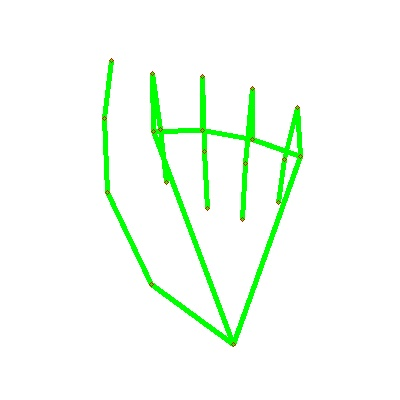
#> input picture Python/Handsign/0.jpg, 400 x 400 px, given in place of the camera
$ python ColorModule.py
#> lines starting #> are read from the running program, lines starting #| are printed output that depends on the picture; after the words box and inside, x2 and y2 are one past the last pixel; in counts of white or black regions, pixels touching at a corner belong together
"""
Color Module
Finds color in an image based on hsv values
Can run as stand alone to find relevant hsv values

"""

import cv2
import numpy as np

import cvzone


class ColorFinder:
    def __init__(self, trackBar=False):
        """
        :param trackBar: Whether to use OpenCV trackbars to dynamically adjust HSV values. Default is False.
        """
        self.trackBar = trackBar
        if self.trackBar:
            self.initTrackbars()

    def empty(self, a):
        """An empty function to pass as a parameter when creating trackbars."""
        pass

    def initTrackbars(self):
        """Initialize the OpenCV trackbars for dynamic HSV value adjustment."""
        cv2.namedWindow("TrackBars")
        cv2.resizeWindow("TrackBars", 640, 240)
        cv2.createTrackbar("Hue Min", "TrackBars", 0, 179, self.empty)
#> slider 'Hue Min' is set to 35
        cv2.createTrackbar("Hue Max", "TrackBars", 179, 179, self.empty)
        cv2.createTrackbar("Sat Min", "TrackBars", 0, 255, self.empty)
#> slider 'Sat Min' is set to 51
        cv2.createTrackbar("Sat Max", "TrackBars", 255, 255, self.empty)
        cv2.createTrackbar("Val Min", "TrackBars", 0, 255, self.empty)
#> slider 'Val Min' is set to 51
#> further down, img is the input picture: shape (400, 400, 3); mean B, G, R 243.3, 254, 243.5
        cv2.createTrackbar("Val Max", "TrackBars", 255, 255, self.empty)

    def getTrackbarValues(self):
        """
         Get the current HSV values set by the trackbars.

         :return: A dictionary containing the current HSV values from the trackbars.
         """
        hmin = cv2.getTrackbarPos("Hue Min", "TrackBars")
        smin = cv2.getTrackbarPos("Sat Min", "TrackBars")
        vmin = cv2.getTrackbarPos("Val Min", "TrackBars")
        hmax = cv2.getTrackbarPos("Hue Max", "TrackBars")
        smax = cv2.getTrackbarPos("Sat Max", "TrackBars")
        vmax = cv2.getTrackbarPos("Val Max", "TrackBars")

        hsvVals = {"hmin": hmin, "smin": smin, "vmin": vmin,
                   "hmax": hmax, "smax": smax, "vmax": vmax}
        print(hsvVals)
        return hsvVals

    def update(self, img, myColor=None):
        """
        Find a specified color in the given image.

        :param img: The image in which to find the color.
        :param myColor: The color to find, can be a string or None.

        :return: A tuple containing a mask image with only the specified color, and the original image masked to only show the specified color.
        """
        imgColor = []
        mask = []

        if self.trackBar:
            myColor = self.getTrackbarValues()

        if isinstance(myColor, str):
            myColor = self.getColorHSV(myColor)

        if myColor is not None:
            imgHSV = cv2.cvtColor(img, cv2.COLOR_BGR2HSV)
#> imgHSV: shape (400, 400, 3); mean H, S, V 12.3, 11.7, 254.1
            lower = np.array([myColor['hmin'], myColor['smin'], myColor['vmin']])
            upper = np.array([myColor['hmax'], myColor['smax'], myColor['vmax']])
            mask = cv2.inRange(imgHSV, lower, upper)
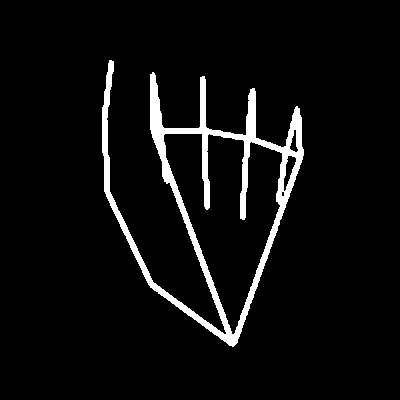
#> mask: shape (400, 400); 5.3% white; 1 white region, box (x1, y1, x2, y2) and area: (102, 60, 304, 347) 8463
            imgColor = cv2.bitwise_and(img, img, mask=mask)
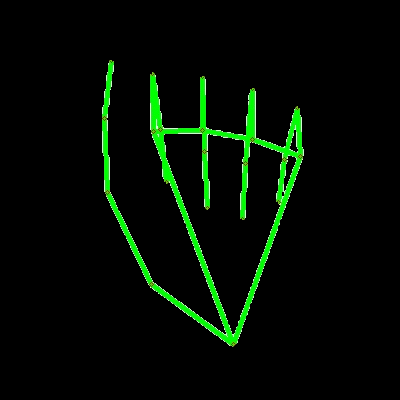
#> imgColor: shape (400, 400, 3); mean B, G, R 2.5, 12.6, 2.6

        return imgColor, mask


if __name__ == "__main__":
    # Create an instance of the ColorFinder class with trackBar set to True.
    myColorFinder = ColorFinder(trackBar=True)

    # Initialize the video capture using OpenCV.
    # Using the third camera (index 2). Adjust index if you have multiple cameras.
    cap = cv2.VideoCapture(2)

    # Set the dimensions of the camera feed to 640x480.
    cap.set(3, 640)
    cap.set(4, 480)

    # Custom color values for detecting orange.
    # 'hmin', 'smin', 'vmin' are the minimum values for Hue, Saturation, and Value.
    # 'hmax', 'smax', 'vmax' are the maximum values for Hue, Saturation, and Value.
    hsvVals = {'hmin': 10, 'smin': 55, 'vmin': 215, 'hmax': 42, 'smax': 255, 'vmax': 255}

    # Main loop to continuously get frames from the camera.
    while True:
        # Read the current frame from the camera.
        success, img = cap.read()

        # Use the update method from the ColorFinder class to detect the color.
        # It returns the masked color image and a binary mask.
        imgOrange, mask = myColorFinder.update(img, hsvVals)

        # Stack the original image, the masked color image, and the binary mask.
        imgStack = cvzone.stackImages([img, imgOrange, mask], 3, 1)
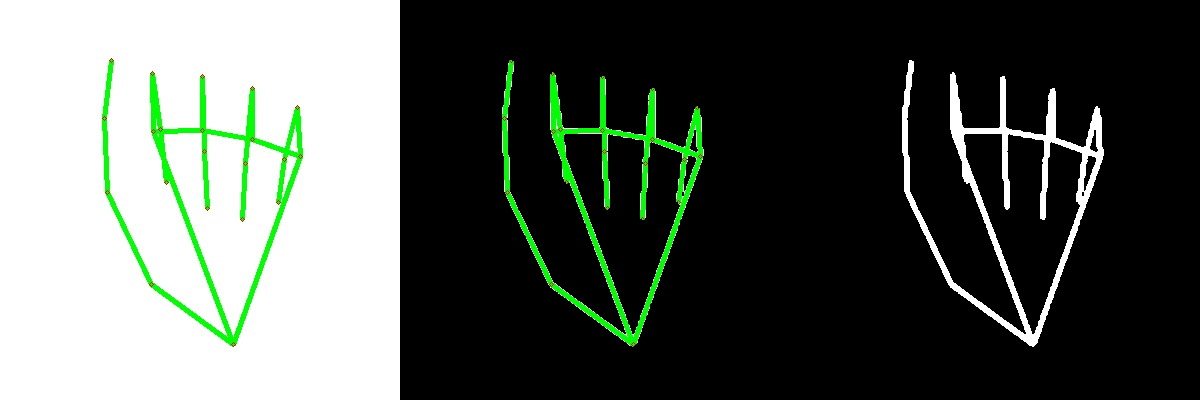
#> imgStack: shape (400, 1200, 3); mean B, G, R 86.4, 93.4, 86.5

        # Show the stacked images.
        cv2.imshow("Image Stack", imgStack)

        # Break the loop if the 'q' key is pressed.
        if cv2.waitKey(1) & 0xFF == ord('q'):
#> (key q is pressed here)
            break
